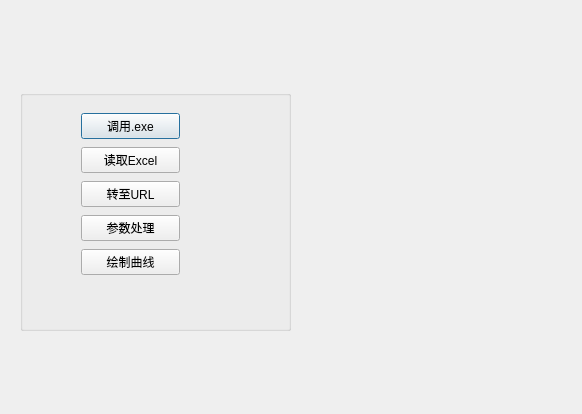
<?xml version="1.0" encoding="UTF-8"?>
<ui version="4.0">
 <class>Dialog</class>
 <widget class="QDialog" name="Dialog">
  <property name="geometry">
   <rect>
    <x>0</x>
    <y>0</y>
    <width>582</width>
    <height>414</height>
   </rect>
  </property>
  <property name="windowTitle">
   <string>Dialog</string>
  </property>
  <widget class="QGroupBox" name="groupBox_4">
   <property name="geometry">
    <rect>
     <x>20</x>
     <y>90</y>
     <width>271</width>
     <height>241</height>
    </rect>
   </property>
   <property name="title">
    <string/>
   </property>
   <widget class="QWidget" name="verticalLayoutWidget">
    <property name="geometry">
     <rect>
      <x>50</x>
      <y>10</y>
      <width>121</width>
      <height>191</height>
     </rect>
    </property>
    <layout class="QVBoxLayout" name="verticalLayout_2">
     <item>
      <widget class="QPushButton" name="pushButtonOK">
       <property name="text">
        <string>调用.exe</string>
       </property>
      </widget>
     </item>
     <item>
      <widget class="QPushButton" name="pushButtonExcel">
       <property name="text">
        <string>读取Excel</string>
       </property>
      </widget>
     </item>
     <item>
      <widget class="QPushButton" name="pushButtonCancel">
       <property name="text">
        <string>转至URL</string>
       </property>
      </widget>
     </item>
     <item>
      <widget class="QPushButton" name="pushButton_para">
       <property name="text">
        <string>参数处理</string>
       </property>
      </widget>
     </item>
     <item>
      <widget class="QPushButton" name="pushButtonClose">
       <property name="text">
        <string>绘制曲线</string>
       </property>
      </widget>
     </item>
    </layout>
   </widget>
  </widget>
 </widget>
 <layoutdefault spacing="6" margin="11"/>
 <resources/>
 <connections/>
</ui>
